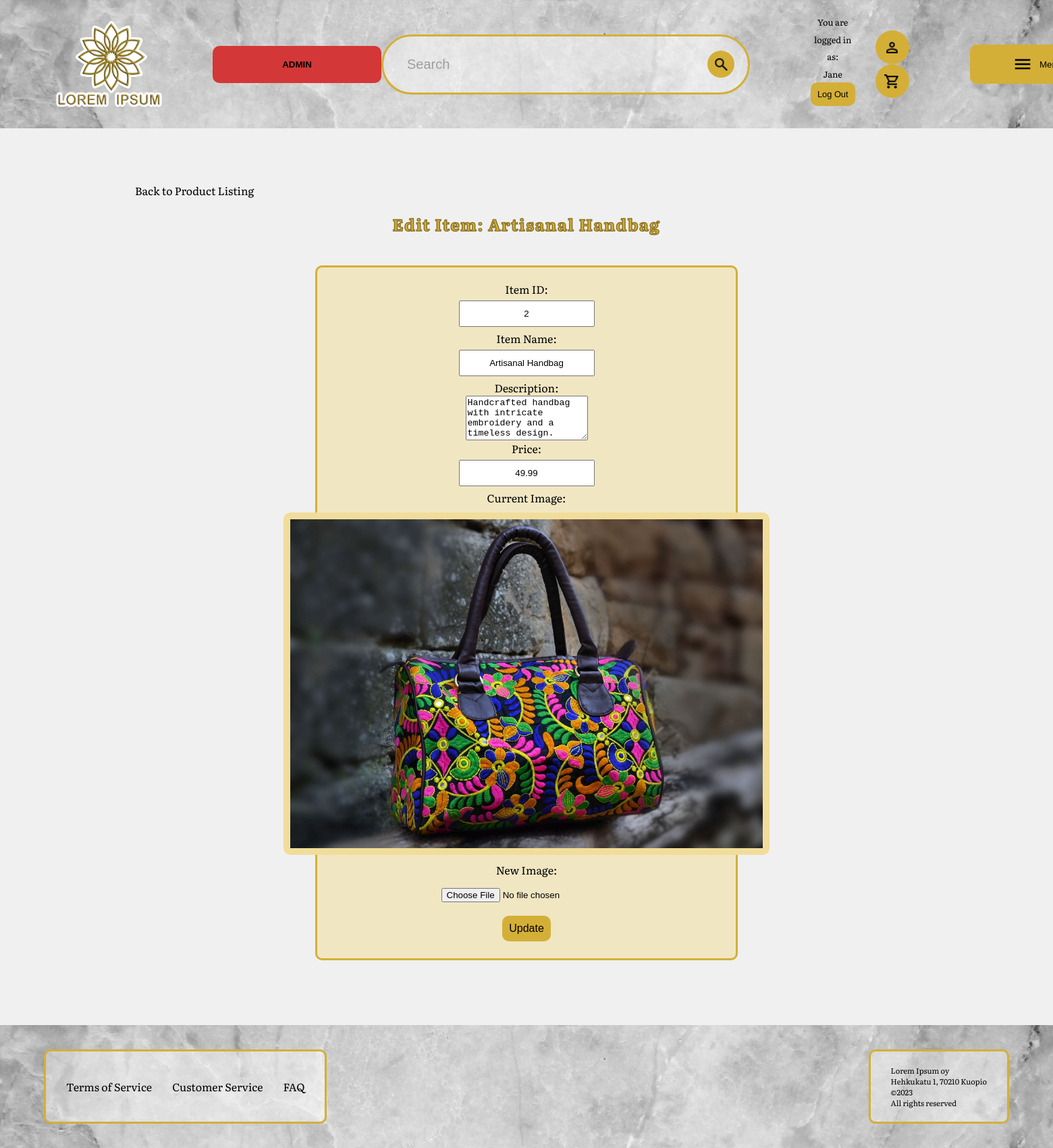
The page /edit_product_admin.php?ProductID=2 (signed in) on the database its author committed.
### tables this page shows
CREATE TABLE `products` (
  `ProductID` int(11) NOT NULL,
  `ProductName` varchar(100) DEFAULT NULL,
  `Description` text DEFAULT NULL,
  `Price` decimal(10,2) DEFAULT NULL,
  `ImageURL` varchar(255) DEFAULT NULL,
  `deleted_at` datetime DEFAULT NULL
);

### edit_include_files/product_operations.inc.php (called while the page is built, shortened)
<?php
function getProductDetails($pdo, $productId){
    try {
        $stmt = $pdo->prepare("SELECT * FROM products WHERE ProductID = :product_id");
        $stmt->bindParam(':product_id', $productId, PDO::PARAM_INT);
        $stmt->execute();
        $productDetails = $stmt->fetch(PDO::FETCH_ASSOC);
        return $productDetails;
    } catch(PDOException $e) {
        echo "error: $e";
    }
}

### edit_product_admin.php (the view, shortened to what this page needs)
<?php
$servername = "localhost";
$databasename = "verkkokauppa";
$dbusername = "root";
$dbpassword = "";
try {
    $pdo_conn = new PDO("mysql:host=$servername;dbname=$databasename", $dbusername, $dbpassword);
    $pdo_conn->setAttribute(PDO::ATTR_ERRMODE, PDO::ERRMODE_EXCEPTION);
} catch (PDOException $e) {
    die("Connection failed: " . $e->getMessage());
}
require_once "edit_include_files/product_operations.inc.php";
 if(isset($_GET['ProductID'])){
    $productId = $_GET['ProductID'];
    $productDetails = getProductDetails($pdo_conn, $productId);
}
else{
    header("Location: admin_products.php");
        die();
}
    ?>
    <html lang="en">
<head>
    <link rel="stylesheet" href="styles/style.css">
</head>
<body>
  <?php include 'header.php' ?>
  <main class="simple-column ">
    <a href="admin_products.php">Back to Product Listing</a>
      <h2 class="center ">Edit Item: <?php echo $productDetails['ProductName']  ?></h2>
     <br>
    <div class="center">
    <form action="edit_product_admin.php" method="post" class="less-wide register" enctype="multipart/form-data">
    <label for="ProductId">Item ID:</label>
    <input type="text" name="ProductID" value="<?= $productDetails['ProductID'] ?>" readonly>
    <label for="ProductName">Item Name:</label>
    <input type="text" name="ProductName" value="<?= htmlspecialchars($productDetails['ProductName']) ?>" required>
    <label for="Description">Description:</label>
    <textarea name="Description" rows="4" required><?= htmlspecialchars($productDetails['Description']) ?></textarea>
    <label for="Price">Price:</label>
    <input type="text" name="Price" value="<?= htmlspecialchars($productDetails['Price']) ?>" required>
    <label for="ImageURL">Current Image:</label>
    <img class="product-img" src="media/<?= htmlspecialchars($productDetails['ImageURL']) ?>" alt="Product Image">
    <label for="NewImage">New Image:</label>
    <input type="file" name="NewImage" accept="image/*">
    <input type="submit" name="submit" value="Update" class="button">
</form>
    </div>
    </main>
    <?php include 'footer.php' ?>
</body>
</html>

### styles/style.css (style rules this page uses)
html { background-color: #f0f0f0; font-family: 'Literata', serif; }
body { margin: 0; }
::placeholder { color:rgb(158, 158, 158); }
.button { background-color: #D4AF37; font-size: 1em; border-radius: 10px; border: none; padding: 10px 10px; }
a { color: black; transition: color 0.4s ease; text-decoration: none; }
main { display: flex; flex: 1; flex-grow: 1; margin-bottom: 70px; }
h1,h2 { color:#D4AF37; -webkit-text-stroke:1.5px; -webkit-text-stroke-color: #8a7329; letter-spacing: 1.5px; }
.simple-column { display: flex; flex-direction: column; padding: 10px 200px; }
.product-img { width: 700px; border: solid 10px #f1dd9b; border-radius: 10px; margin-top: 10px; margin-bottom: 10px; }
.user-page-login, .register { display: flex; flex-direction: column; align-items: center; background-color:#f1dd9b88; padding:20px; border-radius: 10px; border: solid #D4AF37; }
.user-page-login input, .register input { margin: 5px; padding: 10px; text-align: center; }
.less-wide { width: 50%; }
.center { display: flex; justify-content: center; }

### rows shown on the page
products: ProductName "Artisanal Handbag", ProductID "2", Description "Handcrafted handbag with intricate embroidery and a timeless design.", Price "49.99", ImageURL (picture)

### other values the page prints
$_SESSION["username"] "Jane"
